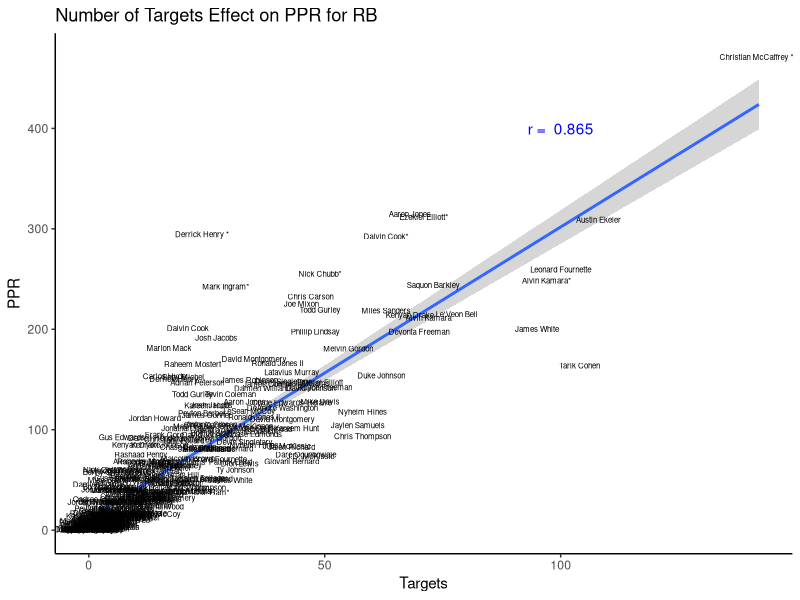
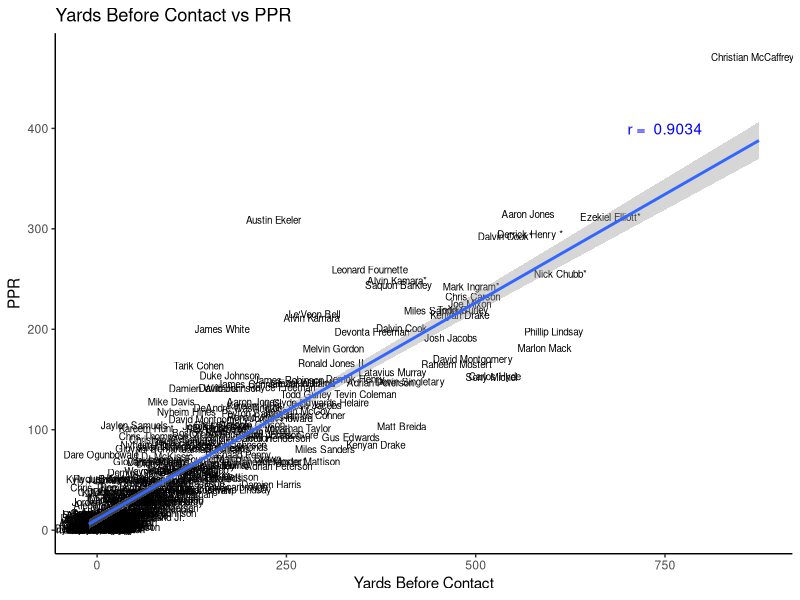
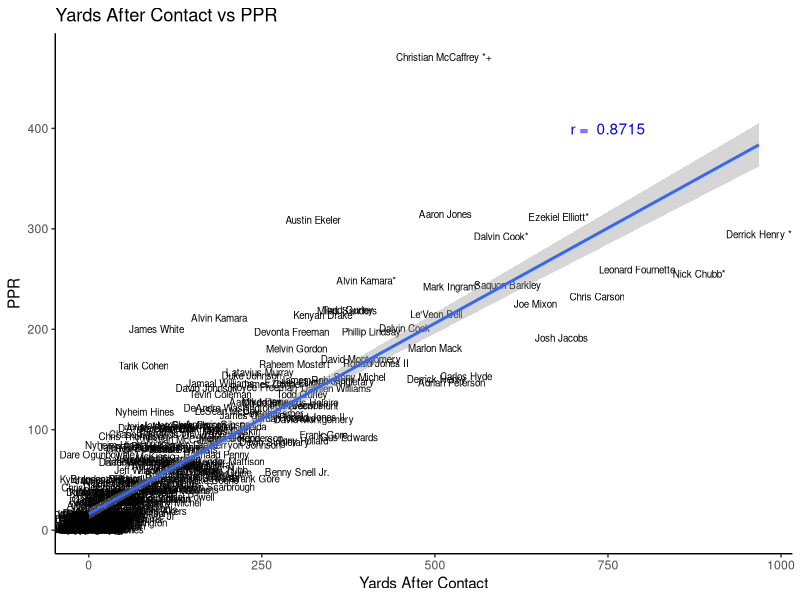

These figures' R source, in order:
## ---- chunk 1
library(tidyverse)
library(readr)
ff_data <- read_csv("data/ff_data.csv")
## ---- chunk 2
ff_data<-ff_data[complete.cases(ff_data[ ,"ppr"]),]
tgt_ppr <- cor(ff_data$tgt, ff_data$ppr)
## ---- chunk 3
ggplot(ff_data, aes(x = tgt, y = ppr, label = player_name)) +
  geom_smooth(method = "lm") +
  annotate(geom = "text", x = 100, y = 400, label = paste("r = ",format(round(tgt_ppr,4))), colour = "blue") +
  theme_classic() +
  labs(
    title = "Number of Targets Effect on PPR for RB",
    x = "Targets",
    y = "PPR"
  )+
  geom_text(size = 2)
## ---- chunk 4
ff_data<-ff_data[complete.cases(ff_data[ ,"ppr"]),]
ybc_ppr <- cor(ff_data$ybc, ff_data$ppr)
## ---- chunk 5
ggplot(ff_data, aes(x = ybc, y = ppr, label = player_name)) +
  geom_text(size = 2.5) +
  geom_smooth(method = "lm") +
  annotate(geom = "text", x = 750, y = 400, label = paste("r = ",format(round(ybc_ppr,4))), colour = "blue") +
  theme_classic() +
  labs(
    title = "Yards Before Contact vs PPR",
    x = "Yards Before Contact",
    y = "PPR"
  )
## ---- chunk 6
ff_data<-ff_data[complete.cases(ff_data[ ,"ppr"]),]
yac_ppr <- cor(ff_data$yac, ff_data$ppr)
## ---- chunk 7
ggplot(ff_data, aes(x = yac, y = ppr, label = player_name)) +
  geom_text(size = 2.5) +
  geom_smooth(method = "lm") +
  annotate(geom = "text", x = 750, y = 400, label = paste("r = ",format(round(yac_ppr,4))), colour = "blue") +
  theme_classic() +
  labs(
    title = "Yards After Contact vs PPR",
    x = "Yards After Contact",
    y = "PPR"
  )
